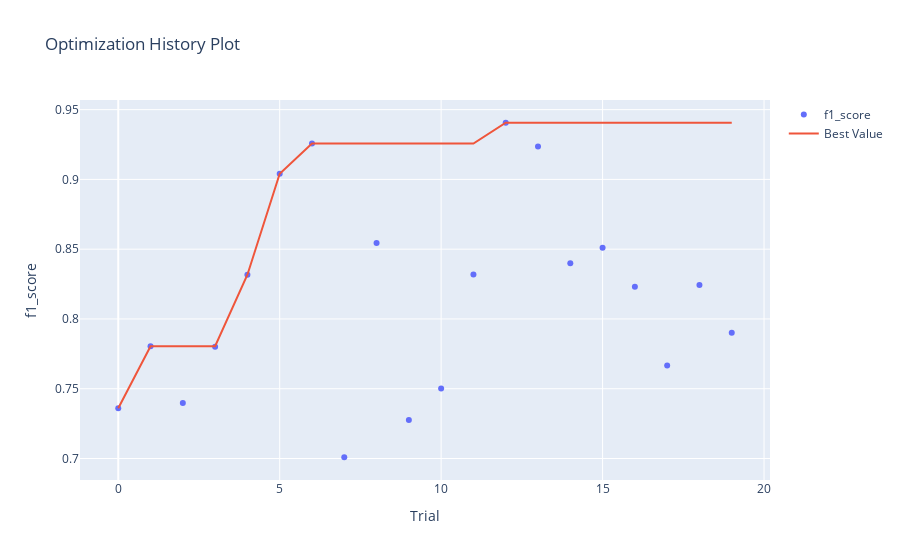

Notebook code cell kept with this figure:
### Markdown cell above
#### Display optimization results

### Code cell
optuna.visualization.plot_optimization_history(study, target_name="f1_score")

### Figure 1 — Plotly figure (JSON) as saved in the notebook; plotly's stock layout.template omitted (floating-point values rounded to 4 significant figures)
{"data": [{"mode": "markers", "name": "f1_score", "type": "scatter", "x": [0, 1, 2, 3, 4, 5, 6, 7, 8, 9, 10, 11, 12, 13, 14, 15, 16, 17, 18, 19], "y": [0.736, 0.7805, 0.7397, 0.78, 0.8317, 0.9041, 0.9257, 0.7009, 0.8544, 0.7276, 0.7502, 0.8319, 0.9406, 0.9236, 0.84, 0.851, 0.823, 0.7666, 0.8243, 0.7901]}, {"name": "Best Value", "type": "scatter", "x": [0, 1, 2, 3, 4, 5, 6, 7, 8, 9, 10, 11, 12, 13, 14, 15, 16, 17, 18, 19], "y": [0.736, 0.7805, 0.7805, 0.7805, 0.8317, 0.9041, 0.9257, 0.9257, 0.9257, 0.9257, 0.9257, 0.9257, 0.9406, 0.9406, 0.9406, 0.9406, 0.9406, 0.9406, 0.9406, 0.9406]}], "layout": {"title": {"text": "Optimization History Plot"}, "xaxis": {"title": {"text": "Trial"}}, "yaxis": {"title": {"text": "f1_score"}}}}
